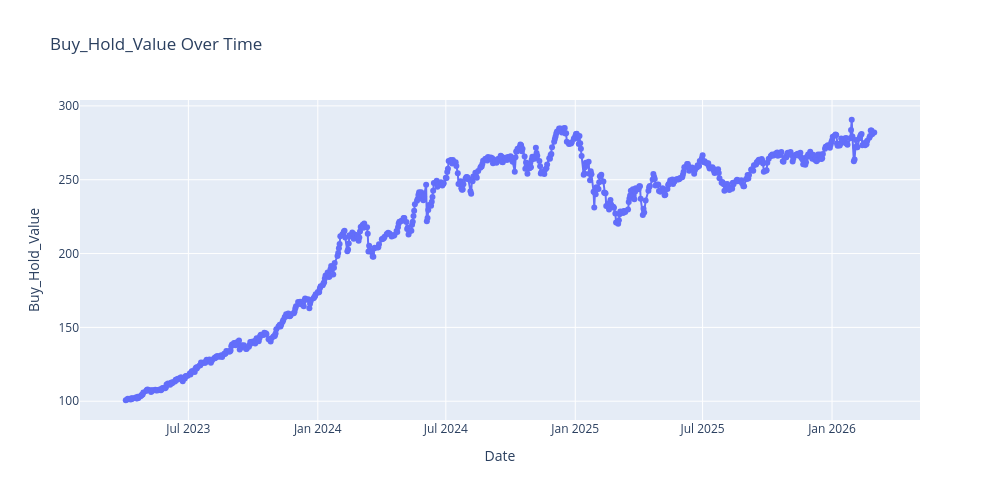

This figure's notebook cell:
### Code cell
final_df = prepare_and_process_portfolio(
    input_file="Stocks/Nifty_500_2025_Apr_20_stocks_results/master_momentum_summary.xlsx",
    start_date="2023-04-01",
    end_date=date.today().strftime('%Y-%m-%d'),
    output_folder="Trials",
    process_portfolio=process_portfolio
)

import plotly.express as px

# ✅ Group by Date and calculate total portfolio value
portfolio_summary = (
    final_df.groupby("Date", as_index=False)["Buy_Hold_Value"].sum()
)

# ✅ Plot with Plotly
fig = px.line(
    portfolio_summary,
    x="Date",
    y="Buy_Hold_Value",
    title="Buy_Hold_Value Over Time",
    labels={"Date": "Date", "Buy_Hold_Value": "Buy_Hold_Value"},
    markers=True
)

fig.update_traces(line=dict(width=2))
fig.update_layout(width=1000,   # 🔑 width
                  height=500)    # 🔑 height

fig.show()

### Figure 1 — Plotly figure (JSON) as saved in the notebook; plotly's stock layout.template omitted (floating-point values rounded to 4 significant figures; data arrays with more than 128 entries replaced by an {"elided": "..."} marker saying what was removed)
{"data": [{"hovertemplate": "Date=%{x}<br>Buy_Hold_Value=%{y}<extra></extra>", "legendgroup": "", "line": {"color": "#636efa", "dash": "solid", "width": 2}, "marker": {"symbol": "circle"}, "mode": "lines+markers", "name": "", "orientation": "v", "showlegend": false, "type": "scatter", "x": {"elided": "724 str values"}, "xaxis": "x", "y": {"elided": "724 float values"}, "yaxis": "y"}], "layout": {"height": 500, "legend": {"tracegroupgap": 0}, "title": {"text": "Buy_Hold_Value Over Time"}, "width": 1000, "xaxis": {"anchor": "y", "domain": [0, 1], "title": {"text": "Date"}}, "yaxis": {"anchor": "x", "domain": [0, 1], "title": {"text": "Buy_Hold_Value"}}}}
